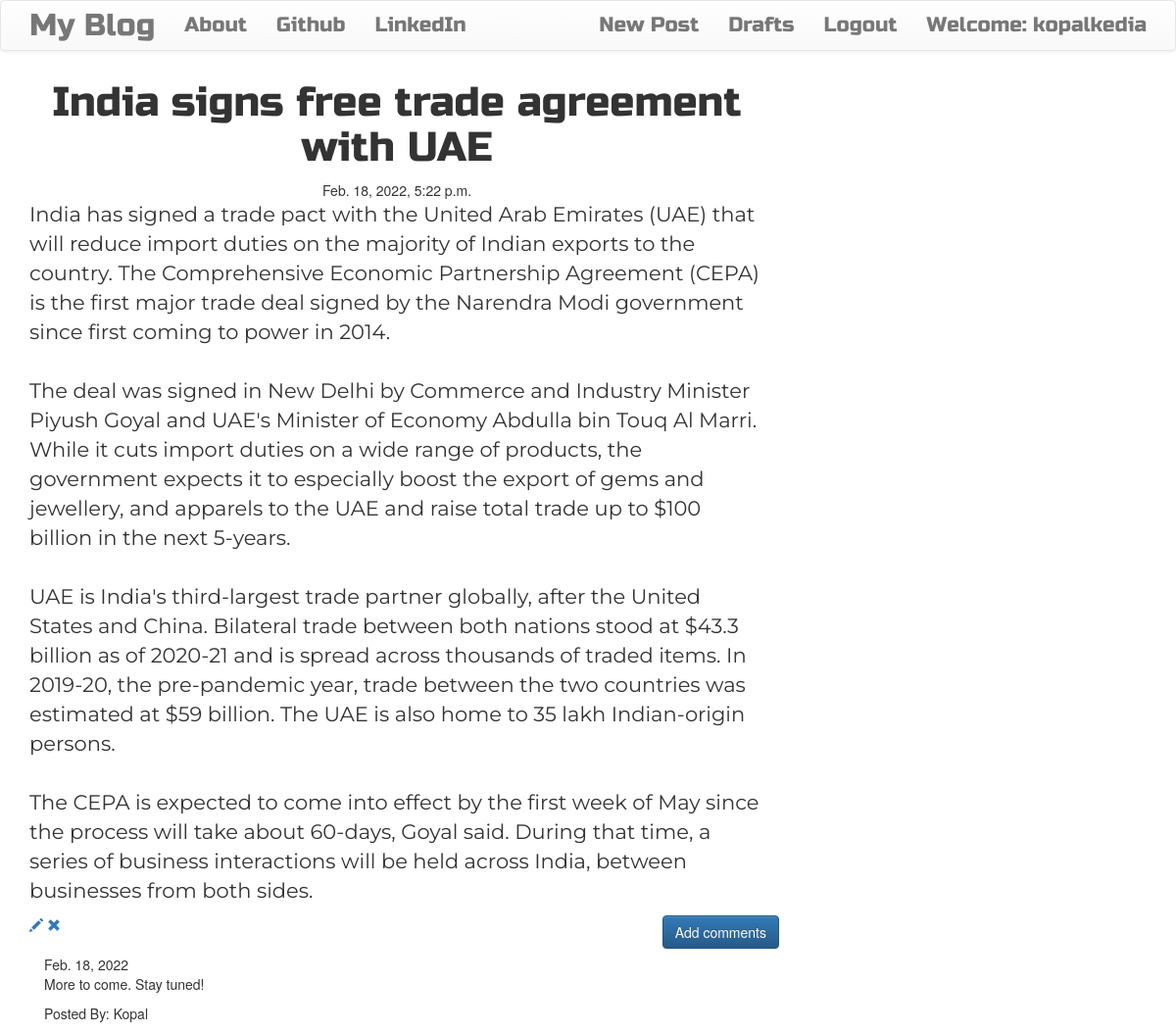
The page /post/5 (signed in) on the database its author committed.
### blog/models.py (models this page shows, shortened)
class Post(models.Model):
    author = models.ForeignKey('auth.User',on_delete=models.CASCADE)
    post_title = models.CharField(max_length = 256)
    post_desc = models.TextField() # not mandatory to have max_length
    created_date = models.DateTimeField(default = timezone.now)
    published_date = models.DateTimeField(blank= True,null=True)

class Comment(models.Model):
    post = models.ForeignKey('blog.Post',related_name ='comments',on_delete=models.CASCADE)
    author = models.CharField(max_length =  256) #we wont select from list or use logged in user
    comment_desc = models.TextField()
    created_date = models.DateField(default = timezone.now)
    approved_comment = models.BooleanField(default = False)

### blog/views.py (the view)
# urls.py: path('post/<int:pk>',views.PostDetailView.as_view(),name='post_detail_view'),
class PostDetailView(DetailView):
    model = Post

### blog/templates/blog/post_detail.html (shortened to what this page needs)
{% extends 'blog/base.html' %}
{%  block block-content %}
  <h1 class=" posttitle loader">{{post.post_title}}</h1>
  {% if post.published_date %}
    <div class=" date postdate ">
      {{post.published_date}}
    </div>
    {% else %}
    <a class="btn btn-default" href="{% url 'post_publish' pk=post.pk %}">Publish</a>
  {% endif %}
  <p class='postcontent'>{{post.post_desc|safe|linebreaksbr}}</p>
  {% if user.is_authenticated %}
  <a href="{% url 'update_post_view' pk=post.pk %}">
  <span class="glyphicon glyphicon-pencil"></span>
  </a>
  <a href="{% url 'delete_post_view' pk=post.pk %}">
  <span class='glyphicon glyphicon-remove'></span>
  </a>
  {% endif %}
  <a class="btn btn-primary btn-comment" href="{% url 'add_comment_to_post' pk=post.pk %}">Add comments</a>
  <div class="container">
    {% for comment in post.comments.all %}
        <br>
        {% if user.is_authenticated or comment.approved_comment %}
          {{comment.created_date}}
          <p>{{comment.comment_desc|safe|linebreaksbr}}</p>
          <p>Posted By: {{comment.author}}</p>
        {% endif %}
        {% empty %}
        <p>No comments!</p>
    {% endfor %}
  </div>
{% endblock %}

### blog/templates/blog/base.html (shortened to what this page needs)
<!DOCTYPE html>
{% load static %}
<html lang="en" dir="ltr">
  <head>
    <link rel="stylesheet" href="https://maxcdn.bootstrapcdn.com/bootstrap/3.3.7/css/bootstrap.min.css">
    <link rel="stylesheet" href="https://maxcdn.bootstrapcdn.com/bootstrap/3.3.7/css/bootstrap-theme.min.css">
    <link rel="stylesheet" href="//cdn.jsdelivr.net/medium-editor/latest/css/medium-editor.min.css" type="text/css" media="screen" charset="utf-8">
    <link rel="stylesheet" href="{% static 'css/blog.css' %}">
  </head>
  <body>
    <nav class='navbar navbar-default techfont custom-navbar'>
      <div class='container'>
        <ul class='nav navbar-nav'>
          <li><a class='navbar-brand bigbrand' href="{% url 'post_list_view' %}">My Blog </a> </li>
          <li><a href="{% url 'about_me' %}">About</a></li>
          <li><a href='https://github.com/kopalkk99'>Github</a></li>
          <li><a href='https://www.linkedin.com/in/kopal-kumari/'>LinkedIn</a></li>
        </ul>
        <ul class='nav navbar-nav navbar-right'>
          {% if user.is_authenticated %}
          <li>
              <a href="{% url 'create_post_view' %}">New Post</a>
          </li>
          <li>
              <a href="{% url 'post_draft_view' %}">Drafts</a>
          </li>
          <li>
              <a href="{% url 'logout' %}">Logout</a>
          </li>
          <li>
              <a>Welcome: {{user.username}}</a>
          </li>
          {% else %}
              <li> <a class=" nav navbar-right " href="{% url 'login' %}">Login</a>
              </li>
          {% endif %}
        </ul>
      </div>
    </nav>
          <div class="content container">
              <div class="row">
                  <div class="col-md-8">
                    <div class="blog_posts">
                      {% block block-content %}
                      {% endblock %}
                    </div>
                  </div>
              </div>
          </div>
  </body>
</html>

### blog/static/css/blog.css (style rules this page uses)
.techfont { font-family: 'Russo One', sans-serif; font-size: 1.5em; margin-bottom: 10px; }
.postdate { text-align: center; }
.posttitle { font-family: 'Russo One', sans-serif; font-size: 3em; text-align: center; }
.postcontent { font-family: 'Montserrat'; font-size: 1.5em; }
.btn-comment { position: absolute; right: 0px; }
.bigbrand { font-size: 1.5em; }
.loader { filter:hue-rotate(0deg); color: linear-gradient(45deg,#0f8,#08f); animation:hue 5000ms infinite linear; }

### rows shown on the page
Post: post_title "India signs free trade agreement with UAE", published_date "Feb. 18, 2022, 5:22 p.m.", post_desc "India has signed a trade pact with the United Arab Emirates (UAE) that will reduce import duties on the majority of Indian exports to the country. The Comprehensive Economic Partnership Agreement (CEPA) is the first major trade deal signed by the Narendra Modi government since first coming to power in 2014. The deal was signed in New Delhi by Commerce and Industry Minister Piyush Goyal and UAE's Minister of Economy Abdulla bin Touq Al Marri. While it cuts import duties on a wide range of products, the government expects it to especially boost the export of gems and jewellery, and apparels to the UAE and raise total trade up to $100 billion in the next 5-years. UAE is India's third-largest…"
Comment: created_date "Feb. 18, 2022", comment_desc "More to come. Stay tuned!", author "Kopal"

### other values the page prints
{{ user.username }} "kopalkedia"
